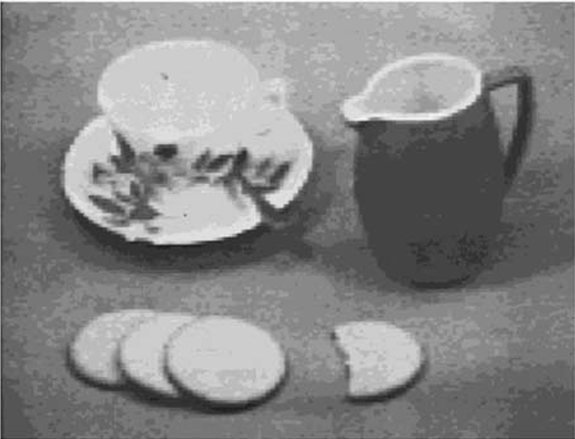
#> input picture Kitchen.png, 575 x 439 px
$ python Main.py
#> lines starting #> are read from the running program, lines starting #| are printed output that depends on the picture; after the words box and inside, x2 and y2 are one past the last pixel; in counts of white or black regions, pixels touching at a corner belong together
import numpy as np
import pandas as np
import cv2

img = cv2.imread("Kitchen.png", cv2.IMREAD_GRAYSCALE)
#> img is the input picture: shape (439, 575); min 21, max 254, mean 133.3
img2 = img.copy()
print(img.shape)
#| (439, 575)
for i in range(img.shape[0]):
    for j in range(img.shape[1]):
            if img[i,j] < 128:
                img[i,j] = 0
            else:
                img[i,j] = 255
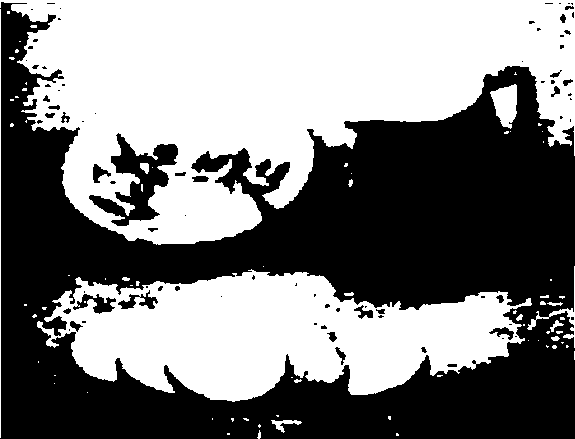
#> img: shape (439, 575); 49.9% white; 76 white regions (58 under 20 px), largest, box (x1, y1, x2, y2) and area: (0, 0, 575, 245) 83759, (37, 269, 532, 402) 39608, (490, 84, 517, 129) 804
cv2.imshow("Black and White Kitchen", img)
cv2.waitKey(0)
cv2.destroyAllWindows()
cv2.imwrite("BW_Kitchen.png", img)

for i in range(img2.shape[0]):
    for j in range(img2.shape[1]):
        img2[i,j] = -img2[i,j]
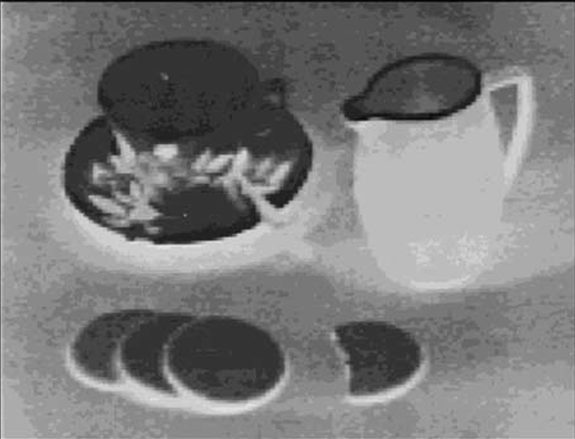
#> img2: shape (439, 575); min 2, max 235, mean 122.7
cv2.imshow("Negative Kitchen", img2)
cv2.waitKey(0)
cv2.destroyAllWindows()
cv2.imwrite("Negative_Kitchen.png", img2)

road = cv2.imread("Road.png", cv2.IMREAD_COLOR)
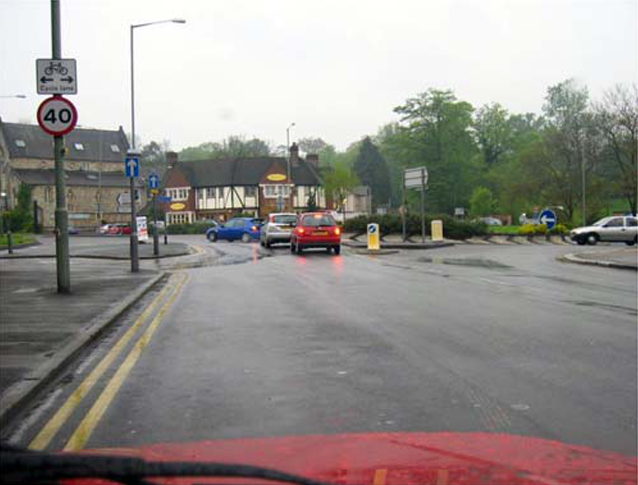
#> input picture Road.png, 638 x 485 px
#> road is the input picture: shape (485, 638, 3); mean B, G, R 140.5, 144.4, 148.8
print(road.shape)
#| (485, 638, 3)
for i in range(road.shape[0]):
    for j in range(road.shape[1]):
       road[i, j] = road[i, j]
cv2.imshow("Road", road)
cv2.waitKey(0)
cv2.destroyAllWindows()

gray_road = cv2.cvtColor(road, cv2.COLOR_BGR2GRAY)
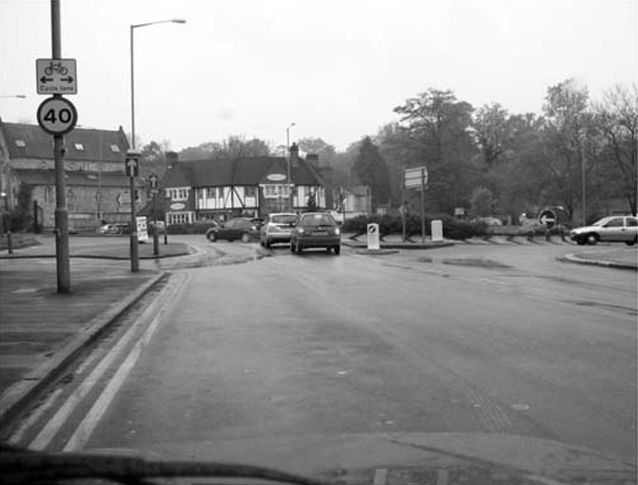
#> gray_road: shape (485, 638); min 0, max 255, mean 145.3
cv2.imwrite("Grey_road.png", gray_road)
